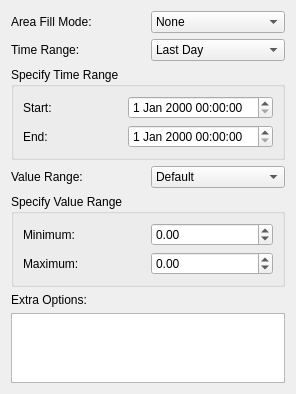
<?xml version="1.0" encoding="UTF-8"?>
<ui version="4.0">
 <class>GraphiteOptionsWidgetUI</class>
 <widget class="QWidget" name="GraphiteOptionsWidgetUI">
  <property name="geometry">
   <rect>
    <x>0</x>
    <y>0</y>
    <width>296</width>
    <height>344</height>
   </rect>
  </property>
  <property name="windowTitle">
   <string>Form</string>
  </property>
  <layout class="QGridLayout" name="gridLayout_3">
   <item row="0" column="0">
    <widget class="QLabel" name="label">
     <property name="text">
      <string>Area Fill Mode:</string>
     </property>
    </widget>
   </item>
   <item row="0" column="1">
    <widget class="QComboBox" name="mAreaModeCombo">
     <item>
      <property name="text">
       <string>None</string>
      </property>
     </item>
     <item>
      <property name="text">
       <string>First</string>
      </property>
     </item>
     <item>
      <property name="text">
       <string>All</string>
      </property>
     </item>
     <item>
      <property name="text">
       <string>Stacked</string>
      </property>
     </item>
    </widget>
   </item>
   <item row="1" column="0">
    <widget class="QLabel" name="label_2">
     <property name="text">
      <string>Time Range:</string>
     </property>
    </widget>
   </item>
   <item row="1" column="1">
    <widget class="QComboBox" name="mTimeRangeCombo">
     <item>
      <property name="text">
       <string>Last Day</string>
      </property>
     </item>
     <item>
      <property name="text">
       <string>Last Week</string>
      </property>
     </item>
     <item>
      <property name="text">
       <string>Last Month</string>
      </property>
     </item>
     <item>
      <property name="text">
       <string>Last Year</string>
      </property>
     </item>
     <item>
      <property name="text">
       <string>Specify Range...</string>
      </property>
     </item>
    </widget>
   </item>
   <item row="2" column="0" colspan="2">
    <widget class="QGroupBox" name="mTimeRangeGroup">
     <property name="title">
      <string>Specify Time Range</string>
     </property>
     <layout class="QGridLayout" name="gridLayout_2">
      <item row="0" column="0">
       <widget class="QLabel" name="label_4">
        <property name="text">
         <string>Start:</string>
        </property>
       </widget>
      </item>
      <item row="0" column="1">
       <widget class="QDateTimeEdit" name="mStartDateTimeEdit"/>
      </item>
      <item row="1" column="0">
       <widget class="QLabel" name="label_5">
        <property name="text">
         <string>End:</string>
        </property>
       </widget>
      </item>
      <item row="1" column="1">
       <widget class="QDateTimeEdit" name="mEndDateTimeEdit"/>
      </item>
     </layout>
    </widget>
   </item>
   <item row="3" column="0">
    <widget class="QLabel" name="label_3">
     <property name="text">
      <string>Value Range:</string>
     </property>
    </widget>
   </item>
   <item row="3" column="1">
    <widget class="QComboBox" name="mValueRangeCombo">
     <item>
      <property name="text">
       <string>Default</string>
      </property>
     </item>
     <item>
      <property name="text">
       <string>Percentage(0-100)</string>
      </property>
     </item>
     <item>
      <property name="text">
       <string>Specify Range...</string>
      </property>
     </item>
    </widget>
   </item>
   <item row="4" column="0" colspan="2">
    <widget class="QGroupBox" name="mValueRangeGroup">
     <property name="title">
      <string>Specify Value Range</string>
     </property>
     <layout class="QGridLayout" name="gridLayout">
      <item row="0" column="0">
       <widget class="QLabel" name="label_6">
        <property name="text">
         <string>Minimum:</string>
        </property>
       </widget>
      </item>
      <item row="0" column="1">
       <widget class="QDoubleSpinBox" name="mMinValueSpin">
        <property name="minimum">
         <double>-999999999.000000000000000</double>
        </property>
        <property name="maximum">
         <double>999999999.000000000000000</double>
        </property>
       </widget>
      </item>
      <item row="1" column="0">
       <widget class="QLabel" name="label_7">
        <property name="text">
         <string>Maximum:</string>
        </property>
       </widget>
      </item>
      <item row="1" column="1">
       <widget class="QDoubleSpinBox" name="mMaxValueSpin">
        <property name="minimum">
         <double>-999999999.000000000000000</double>
        </property>
        <property name="maximum">
         <double>999999999.000000000000000</double>
        </property>
       </widget>
      </item>
     </layout>
    </widget>
   </item>
   <item row="5" column="0" colspan="2">
    <widget class="QLabel" name="label_7">
    <property name="text">
      <string>Extra Options:</string>
    </property>
    </widget>
   </item>
   <item row="6" column="0" colspan="2">
       <widget class="QListWidget" name="mExtraList"/>
   </item>
  </layout>
 </widget>
 <resources/>
 <connections/>
</ui>
